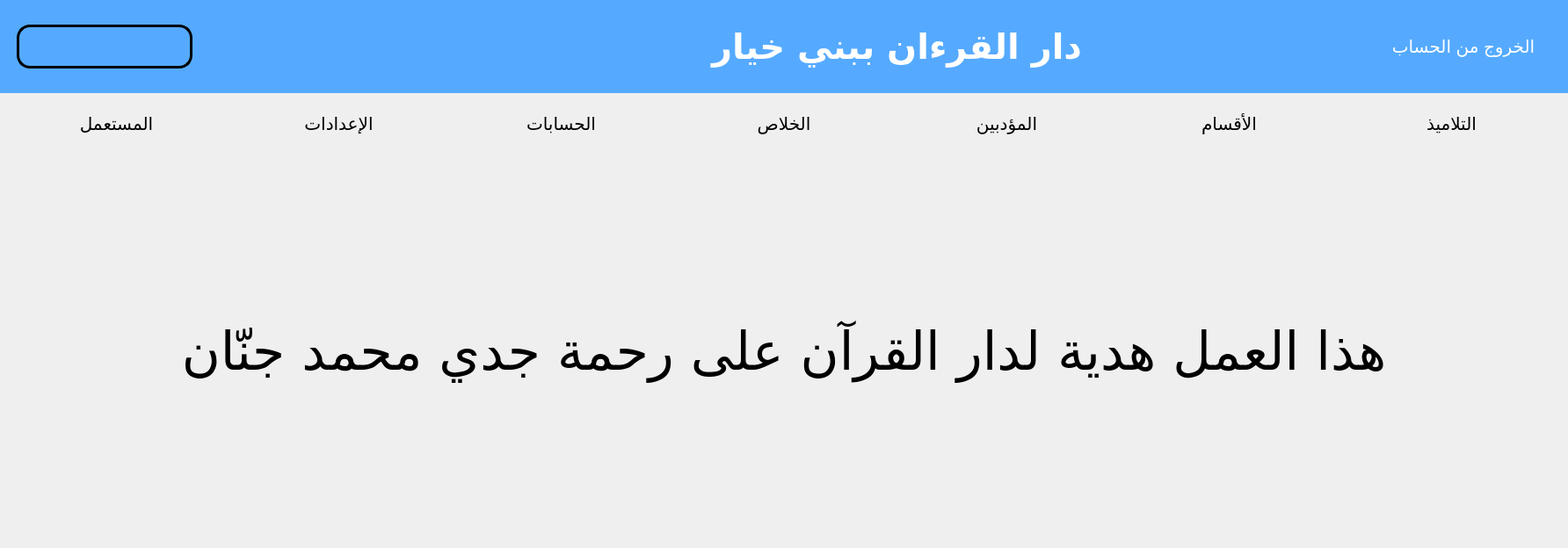
<?xml version="1.0" encoding="UTF-8"?>
<ui version="4.0">
 <class>main_app</class>
 <widget class="QMainWindow" name="main_app">
  <property name="windowModality">
   <enum>Qt::NonModal</enum>
  </property>
  <property name="geometry">
   <rect>
    <x>0</x>
    <y>0</y>
    <width>1784</width>
    <height>624</height>
   </rect>
  </property>
  <property name="windowTitle">
   <string>MainWindow</string>
  </property>
  <widget class="QWidget" name="centralwidget">
   <layout class="QVBoxLayout" name="verticalLayout">
    <property name="spacing">
     <number>0</number>
    </property>
    <property name="leftMargin">
     <number>0</number>
    </property>
    <property name="topMargin">
     <number>0</number>
    </property>
    <property name="rightMargin">
     <number>0</number>
    </property>
    <property name="bottomMargin">
     <number>0</number>
    </property>
    <item alignment="Qt::AlignTop">
     <widget class="QFrame" name="frame">
      <property name="styleSheet">
       <string notr="true">padding: 10px;
background-color: rgb(85, 170, 255);</string>
      </property>
      <property name="frameShape">
       <enum>QFrame::NoFrame</enum>
      </property>
      <layout class="QHBoxLayout" name="horizontalLayout">
       <item>
        <widget class="QLabel" name="username">
         <property name="minimumSize">
          <size>
           <width>200</width>
           <height>50</height>
          </size>
         </property>
         <property name="maximumSize">
          <size>
           <width>250</width>
           <height>50</height>
          </size>
         </property>
         <property name="font">
          <font>
           <pointsize>15</pointsize>
          </font>
         </property>
         <property name="styleSheet">
          <string notr="true">border: 3px solid black; 
border-radius: 15px</string>
         </property>
         <property name="text">
          <string/>
         </property>
        </widget>
       </item>
       <item>
        <spacer name="horizontalSpacer_2">
         <property name="orientation">
          <enum>Qt::Horizontal</enum>
         </property>
         <property name="sizeHint" stdset="0">
          <size>
           <width>308</width>
           <height>20</height>
          </size>
         </property>
        </spacer>
       </item>
       <item>
        <widget class="QLabel" name="label">
         <property name="minimumSize">
          <size>
           <width>500</width>
           <height>0</height>
          </size>
         </property>
         <property name="font">
          <font>
           <family>Aldhabi</family>
           <pointsize>30</pointsize>
           <bold>true</bold>
          </font>
         </property>
         <property name="styleSheet">
          <string notr="true">color: rgb(255, 255, 255);</string>
         </property>
         <property name="text">
          <string>دار القرءان ببني خيار</string>
         </property>
        </widget>
       </item>
       <item>
        <spacer name="horizontalSpacer">
         <property name="orientation">
          <enum>Qt::Vertical</enum>
         </property>
         <property name="sizeHint" stdset="0">
          <size>
           <width>307</width>
           <height>20</height>
          </size>
         </property>
        </spacer>
       </item>
       <item>
        <widget class="QPushButton" name="log_out">
         <property name="sizePolicy">
          <sizepolicy hsizetype="Fixed" vsizetype="Fixed">
           <horstretch>0</horstretch>
           <verstretch>0</verstretch>
          </sizepolicy>
         </property>
         <property name="minimumSize">
          <size>
           <width>200</width>
           <height>30</height>
          </size>
         </property>
         <property name="font">
          <font>
           <pointsize>15</pointsize>
          </font>
         </property>
         <property name="layoutDirection">
          <enum>Qt::LeftToRight</enum>
         </property>
         <property name="styleSheet">
          <string notr="true">color: rgb(255, 255, 255);</string>
         </property>
         <property name="text">
          <string>الخروج من الحساب</string>
         </property>
         <property name="icon">
          <iconset>
           <normaloff>../../../../Users/User/Desktop/icons/student-xl.png</normaloff>../../../../Users/User/Desktop/icons/student-xl.png</iconset>
         </property>
         <property name="iconSize">
          <size>
           <width>35</width>
           <height>35</height>
          </size>
         </property>
         <property name="flat">
          <bool>true</bool>
         </property>
        </widget>
       </item>
      </layout>
     </widget>
    </item>
    <item>
     <widget class="QFrame" name="frame_2">
      <property name="sizePolicy">
       <sizepolicy hsizetype="Preferred" vsizetype="Expanding">
        <horstretch>0</horstretch>
        <verstretch>0</verstretch>
       </sizepolicy>
      </property>
      <property name="frameShape">
       <enum>QFrame::NoFrame</enum>
      </property>
      <layout class="QVBoxLayout" name="verticalLayout_2">
       <property name="spacing">
        <number>0</number>
       </property>
       <property name="leftMargin">
        <number>0</number>
       </property>
       <property name="topMargin">
        <number>0</number>
       </property>
       <property name="rightMargin">
        <number>0</number>
       </property>
       <property name="bottomMargin">
        <number>0</number>
       </property>
       <item>
        <widget class="QFrame" name="frame_3">
         <property name="minimumSize">
          <size>
           <width>0</width>
           <height>70</height>
          </size>
         </property>
         <property name="styleSheet">
          <string notr="true"/>
         </property>
         <property name="frameShape">
          <enum>QFrame::NoFrame</enum>
         </property>
         <layout class="QHBoxLayout" name="horizontalLayout_3">
          <item>
           <widget class="QPushButton" name="user">
            <property name="minimumSize">
             <size>
              <width>150</width>
              <height>50</height>
             </size>
            </property>
            <property name="font">
             <font>
              <pointsize>15</pointsize>
             </font>
            </property>
            <property name="layoutDirection">
             <enum>Qt::LeftToRight</enum>
            </property>
            <property name="styleSheet">
             <string notr="true"/>
            </property>
            <property name="text">
             <string>المستعمل</string>
            </property>
            <property name="icon">
             <iconset>
              <normaloff>../../../../Users/User/Desktop/icons/settings-5-xl.png</normaloff>../../../../Users/User/Desktop/icons/settings-5-xl.png</iconset>
            </property>
            <property name="iconSize">
             <size>
              <width>35</width>
              <height>35</height>
             </size>
            </property>
            <property name="flat">
             <bool>true</bool>
            </property>
           </widget>
          </item>
          <item>
           <widget class="QPushButton" name="settings">
            <property name="minimumSize">
             <size>
              <width>150</width>
              <height>50</height>
             </size>
            </property>
            <property name="font">
             <font>
              <pointsize>15</pointsize>
             </font>
            </property>
            <property name="layoutDirection">
             <enum>Qt::LeftToRight</enum>
            </property>
            <property name="styleSheet">
             <string notr="true"/>
            </property>
            <property name="text">
             <string>الإعدادات</string>
            </property>
            <property name="icon">
             <iconset>
              <normaloff>../../../../Users/User/Desktop/icons/settings-5-xl.png</normaloff>../../../../Users/User/Desktop/icons/settings-5-xl.png</iconset>
            </property>
            <property name="iconSize">
             <size>
              <width>35</width>
              <height>35</height>
             </size>
            </property>
            <property name="flat">
             <bool>true</bool>
            </property>
           </widget>
          </item>
          <item>
           <widget class="QPushButton" name="money">
            <property name="minimumSize">
             <size>
              <width>150</width>
              <height>50</height>
             </size>
            </property>
            <property name="font">
             <font>
              <pointsize>15</pointsize>
             </font>
            </property>
            <property name="layoutDirection">
             <enum>Qt::LeftToRight</enum>
            </property>
            <property name="styleSheet">
             <string notr="true"/>
            </property>
            <property name="text">
             <string>الحسابات</string>
            </property>
            <property name="icon">
             <iconset>
              <normaloff>../../../../Users/User/Desktop/icons/student-xl.png</normaloff>../../../../Users/User/Desktop/icons/student-xl.png</iconset>
            </property>
            <property name="iconSize">
             <size>
              <width>35</width>
              <height>35</height>
             </size>
            </property>
            <property name="flat">
             <bool>true</bool>
            </property>
           </widget>
          </item>
          <item>
           <widget class="QPushButton" name="payment">
            <property name="minimumSize">
             <size>
              <width>150</width>
              <height>50</height>
             </size>
            </property>
            <property name="font">
             <font>
              <pointsize>15</pointsize>
             </font>
            </property>
            <property name="layoutDirection">
             <enum>Qt::LeftToRight</enum>
            </property>
            <property name="styleSheet">
             <string notr="true"/>
            </property>
            <property name="text">
             <string>الخلاص</string>
            </property>
            <property name="icon">
             <iconset>
              <normaloff>../../../../Users/User/Desktop/icons/us-dollar-xl.png</normaloff>../../../../Users/User/Desktop/icons/us-dollar-xl.png</iconset>
            </property>
            <property name="iconSize">
             <size>
              <width>35</width>
              <height>35</height>
             </size>
            </property>
            <property name="flat">
             <bool>true</bool>
            </property>
           </widget>
          </item>
          <item>
           <widget class="QPushButton" name="teachers">
            <property name="minimumSize">
             <size>
              <width>150</width>
              <height>50</height>
             </size>
            </property>
            <property name="font">
             <font>
              <pointsize>15</pointsize>
             </font>
            </property>
            <property name="layoutDirection">
             <enum>Qt::LeftToRight</enum>
            </property>
            <property name="styleSheet">
             <string notr="true"/>
            </property>
            <property name="text">
             <string>المؤدبين</string>
            </property>
            <property name="icon">
             <iconset>
              <normaloff>../../../../Users/User/Desktop/icons/us-dollar-xl.png</normaloff>../../../../Users/User/Desktop/icons/us-dollar-xl.png</iconset>
            </property>
            <property name="iconSize">
             <size>
              <width>35</width>
              <height>35</height>
             </size>
            </property>
            <property name="flat">
             <bool>true</bool>
            </property>
           </widget>
          </item>
          <item>
           <widget class="QPushButton" name="classes">
            <property name="minimumSize">
             <size>
              <width>150</width>
              <height>50</height>
             </size>
            </property>
            <property name="font">
             <font>
              <pointsize>15</pointsize>
             </font>
            </property>
            <property name="layoutDirection">
             <enum>Qt::LeftToRight</enum>
            </property>
            <property name="styleSheet">
             <string notr="true"/>
            </property>
            <property name="text">
             <string>الأقسام</string>
            </property>
            <property name="icon">
             <iconset>
              <normaloff>../../../../Users/User/Desktop/icons/us-dollar-xl.png</normaloff>../../../../Users/User/Desktop/icons/us-dollar-xl.png</iconset>
            </property>
            <property name="iconSize">
             <size>
              <width>35</width>
              <height>35</height>
             </size>
            </property>
            <property name="flat">
             <bool>true</bool>
            </property>
           </widget>
          </item>
          <item>
           <widget class="QPushButton" name="students">
            <property name="minimumSize">
             <size>
              <width>150</width>
              <height>50</height>
             </size>
            </property>
            <property name="font">
             <font>
              <pointsize>15</pointsize>
             </font>
            </property>
            <property name="layoutDirection">
             <enum>Qt::LeftToRight</enum>
            </property>
            <property name="styleSheet">
             <string notr="true"/>
            </property>
            <property name="text">
             <string>التلاميذ</string>
            </property>
            <property name="icon">
             <iconset>
              <normaloff>../../../../Users/User/Desktop/icons/student-xl.png</normaloff>../../../../Users/User/Desktop/icons/student-xl.png</iconset>
            </property>
            <property name="iconSize">
             <size>
              <width>35</width>
              <height>35</height>
             </size>
            </property>
            <property name="flat">
             <bool>true</bool>
            </property>
           </widget>
          </item>
         </layout>
        </widget>
       </item>
       <item>
        <widget class="QStackedWidget" name="stackedWidget">
         <widget class="QWidget" name="page">
          <layout class="QHBoxLayout" name="horizontalLayout_2">
           <item>
            <widget class="QLabel" name="label_2">
             <property name="font">
              <font>
               <family>Cascadia Code</family>
               <pointsize>45</pointsize>
              </font>
             </property>
             <property name="layoutDirection">
              <enum>Qt::LeftToRight</enum>
             </property>
             <property name="styleSheet">
              <string notr="true"/>
             </property>
             <property name="text">
              <string>هذا العمل هدية لدار القرآن على رحمة جدي محمد جنّان</string>
             </property>
             <property name="textFormat">
              <enum>Qt::PlainText</enum>
             </property>
             <property name="scaledContents">
              <bool>true</bool>
             </property>
             <property name="alignment">
              <set>Qt::AlignCenter</set>
             </property>
             <property name="wordWrap">
              <bool>true</bool>
             </property>
            </widget>
           </item>
          </layout>
         </widget>
        </widget>
       </item>
      </layout>
     </widget>
    </item>
   </layout>
  </widget>
 </widget>
 <resources/>
 <connections/>
</ui>
